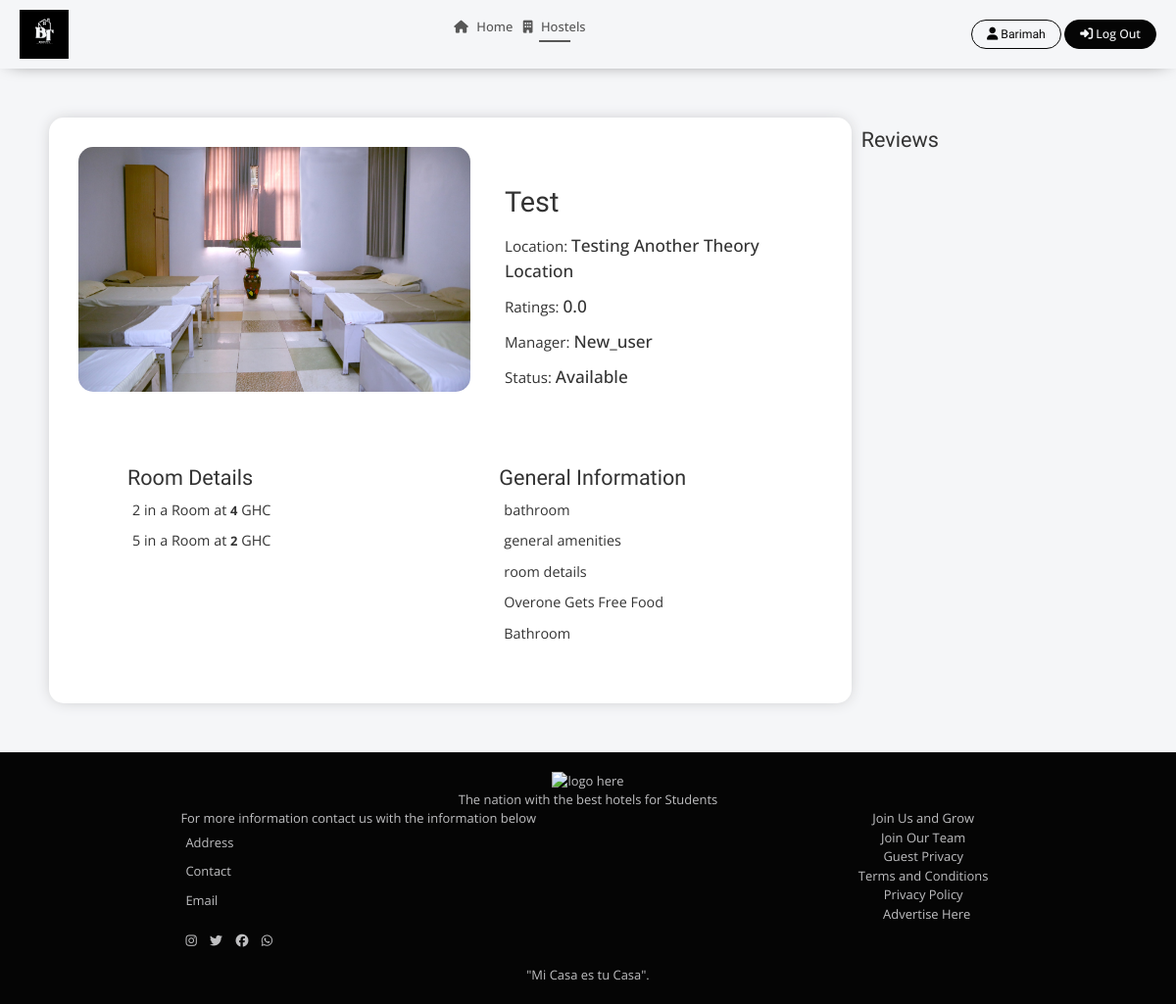
The app's page /hq/detail_hostel/2/ (signed in), older data.
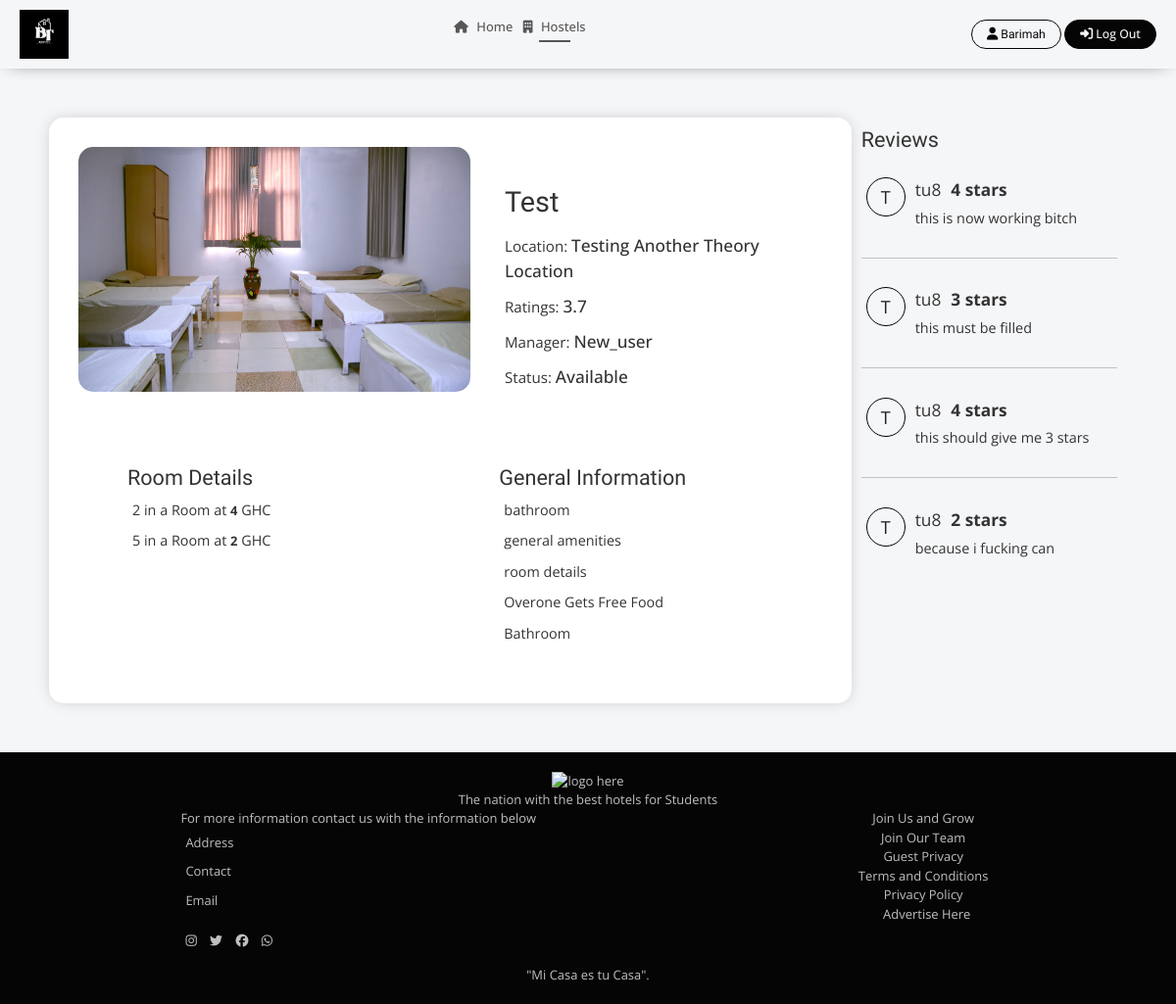
The same page, newer data.
### hq/models.py (models this page shows, shortened)
class Hostel(models.Model):
    name = models.CharField(max_length=50)
    location = models.CharField(max_length=50)
    status_choices = [('Available', 'Available'), ('Unavailable', 'Unavailable')]
    ratings = models.DecimalField(decimal_places=1, max_digits=10, blank=True, null=True)
    status = models.CharField(choices=status_choices, default="available", max_length=50)
    additional_details = models.JSONField(null=True, blank=True)
    room_details = models.JSONField(null=True, blank=True)
    image = models.ImageField(upload_to='media/', blank=True, null=True)
    manager = models.ForeignKey(Manager, on_delete=models.CASCADE, null=True, blank=True)
    category = models.ForeignKey(Category, on_delete=models.CASCADE, null=True, blank=True)

### managers/models.py (models this page shows)
class Manager(models.Model):
    user = models.ForeignKey(User, on_delete=models.CASCADE)
    def __str__(self):
        return self.user.username

### reviews/models.py (models this page shows)
class Reviews(models.Model):
    user = models.ForeignKey(User, on_delete=models.CASCADE, null=True, blank=True)
    hostel = models.ForeignKey(Hostel, on_delete=models.CASCADE, null=True, blank=True)
    review = models.TextField(blank=True, null=True)
    rating = models.IntegerField(blank=True, null=True)
    created_at = models.DateTimeField(auto_now_add=True)

### hq/views.py (the view)
# urls.py: path('detail_hostel/<int:id>/', detail_hostel, name="detail_hostel"),
def detail_hostel(request, id):
    template_name = 'hq/detail_hostel.html'
    hostel = Hostel.objects.get(id=id)
    hostel_name = slugify(hostel.name)  # Slugify the hostel name to replace spaces with hyphens
    manager = None
    try:
        if request.user.is_authenticated:
            manager = Manager.objects.get(user=request.user)
    except:
        pass
    reviews = Reviews.objects.filter(hostel=hostel).order_by('-created_at')
    room_image_urls = []
    for room in json.loads(hostel.room_details):
        room_number = room['number_in_room'] # Replace with your logic to get the room number
        image_directory = os.path.join(settings.MEDIA_ROOT, 'room_images', hostel_name, room_number)
        if os.path.exists(image_directory):
            for filename in os.listdir(image_directory):
                if filename.endswith(('.png', '.jpg', '.jpeg')):
                    room_image_urls.append(os.path.join(settings.MEDIA_URL, 'room_images', hostel_name, room_number, filename))
    print(room_image_urls)
    context = {
        'hostel': hostel,
        'room_images': room_image_urls,
        'paystack_public_key': settings.PAYSTACK_PUBLIC_KEY,
        'reviews': reviews,
        'manager': manager,
    }
    return render(request, template_name, context)

### templates/hq/detail_hostel.html (shortened to what this page needs)
{% extends "base.html" %} {% load static %} {% block active_hostel %} activated
{% endblock active_hostel %} {% block content %}
<link rel="stylesheet" href="{% static 'css/hq/detail_hostel.css' %}" />
<div class="hostel">
  <div class="section_one">
    {% if hostel.image %}
    <div class="img">
      <img src="{{ hostel.image.url }}" alt="hostel image here" />
    </div>
    {% else %}
    <div class='img'>
      <img src="https://images.unsplash.com/photo-1530631673369-bc20fdb32288?q=80&w=2080&auto=format&fit=crop&ixlib=rb-4.0.3&ixid=M3wxMjA3fDB8MHxwaG90by1wYWdlfHx8fGVufDB8fHx8fA%3D%3D" alt=' hoste image here' />
    </div>
    {% endif %}
    <div class="details">
      <ul class="list-inline">
        <li class="list-inline-item name"><span>{{ hostel.name }}</span></li>
        <li class="list-inline-item">
          Location: <span>{{ hostel.location }}</span>
        </li>
        <li class="list-inline-item">
          Ratings: <span>{{ hostel.ratings }}</span>
        </li>
        <li class="list-inline-item">
          Manager: <span>{{ hostel.manager }}</span>
        </li>
        <li class="list-inline-item">
          Status: <span>{{ hostel.status }}</span>
        </li>
      </ul>
    </div>
  </div>
  <div class="section">
    <div class="section1">
      <ul class="list-inline append_here">
        <span class="rooms-details">Room Details</span>
      </ul>
    </div>
    <div class="section2">
      <ul class="list-inline info">
        <span class="rooms-details">General Information</span>
      </ul>
    </div>
  </div>
</div>
{% if request.user.is_authenticated %}
<div class="ratings_n_reviews">
  <div class="review">
    <h3 class="section-title lobster-two-regular">Reviews</h3>
  <ul class='list-inline'>
  {% for review in reviews %}
    <li class='list-inline-item'>
      <div class="profile-pic"> {{ review.user.username|slice:":1" }}</div>
      <div class="grouped">
        <div class="name_and_rating">
          <span class="user-name">{{ review.user }}</span>
          {% if review.rating %}
          <span class="rating"> {{ review.rating }} stars </span>
          {% else %}
          <span class="rating"> 0 </span>
          {% endif %}
        </div>
        <span class="review-text">{{ review.review }}</span>
      </div>
    </li>
    <hr>
  {% endfor %}
  </ul>
</div>
{% endif %}
{% endblock content %}

### templates/base.html (shortened to what this page needs)
<html lang="en">
  {% load static %}
  <head>
    <link
      rel="stylesheet"
      href="https://cdn.jsdelivr.net/npm/bootstrap@5.3.2/dist/css/bootstrap.min.css"
    />
    <link rel="stylesheet" href="{% static 'css/base.css' %}" />
    <link
      rel="stylesheet"
      href="https://cdnjs.cloudflare.com/ajax/libs/font-awesome/6.6.0/css/all.min.css"
    />
  </head>
  <body>
    <nav>
      <div class="logo">
        <img src="{% static 'images/logo.svg' %}" alt="Logo Here" height='50px' width='auto'/>
      </div>
      <ul class="list-inline">
        <li class="list-inline-item">
          <a
            href="{% url 'landing_page' %}"
            class="nav-link {% block active %} {% endblock %}"
            ><i class="fa-solid fa-home"></i> Home</a
          >
        </li>
        <li class="list-inline-item">
          <a
            href="{% url 'read_hostels' %}"
            class="nav-link {% block active_hostel %} {% endblock %}"
            ><i class="fa-solid fa-building"></i> Hostels</a
          >
        </li>
      </ul>
      {% if request.user.is_authenticated %}
      <div class='authentication'>
      <button type="button" class="btn1">
        <a href="{% url 'dashboard' %}" class="nav-link" style='font-family: var(--font2); font-weight: 500;'
          ><i class="fa-solid fa-user"></i>  {{ request.user.username|capfirst }} </a
        >
      </button>
      <button type="button" class="btn2">
        <a href="{% url 'user_logout' %}" class="nav-link"
          ><i class="fa-solid fa-sign-in-alt"></i> Log Out</a
        >
      </button>
    </div>
      {% endif %}
    </nav>
    <main>{% block content %} {% endblock content %}</main>
    <footer>
      <div class="logo">
        <img src="#" alt="logo here" />
        <span class="logo-text"
          >The nation with the best hotels for Students</span
        >
      </div>
      <div class="middle-side">
        <div class="first-side">
          <span class="small-heading"
            >For more information contact us with the information below
          </span>
          <ul class="list-inline">
            <li class="list-inline-item">Address</li>
            <li class="list-inline-item">Contact</li>
            <li class="list-inline-item">Email</li>
          </ul>
          <ul class="list-inline">
            <li class="list-inline-item">
              <i class="fa-brands fa-instagram"></i>
            </li>
            <li class="list-inline-item">
              <i class="fa-brands fa-twitter"></i>
            </li>
            <li class="list-inline-item">
              <i class="fa-brands fa-facebook"></i>
            </li>
            <li class="list-inline-item">
              <i class="fa-brands fa-whatsapp"></i>
            </li>
          </ul>
        </div>
        <div class="second-side">
          <ul class="list-inline">
            <li class="list-inline-item">Join Us and Grow</li>
            <li class="list-inline-item">Join Our Team</li>
            <li class="list-inline-item">Guest Privacy</li>
            <li class="list-inline-item">Terms and Conditions</li>
            <li class="list-inline-item">Privacy Policy</li>
            <li class="list-inline-item">Advertise Here</li>
          </ul>
        </div>
      </div>
      <div class="small-quote">"Mi Casa es tu Casa".</div>
    </footer>
  </body>
</html>

### static/css/base.css (style rules this page uses)
body { background: var(--white); display: flex; flex-direction: column; position: absolute; top: 0; left: 0; font-family: var(--font1); overflow-x: hidden; }
nav { width: 100vw; display: flex; flex-direction: row; justify-content: space-between; padding: 10px 20px; box-shadow: 0px 0px 20px -10px var(--blue); align-items: center; }
nav .list-inline .list-inline-item a { font-weight: 500; color: var(--black3); }
nav .list-inline .list-inline-item i { margin-right: 5px; color: var(--black3); }
nav .authentication .btn1 { background: transparent; border: 1px solid var(--blue); color: var(--blue); padding: 5px 15px; border-radius: 15px; font-weight: 500; font-size: 0.85rem; }
nav .authentication .btn2 { background: var(--blue); border: 1px solid var(--blue); color: var(--white); padding: 5px 15px; border-radius: 15px; font-weight: 500; font-size: 0.85rem; }
main { margin: 50px; }
footer { background: var(--blue); padding: 20px; display: flex; flex-direction: column; color: var(--white2); }
footer .logo { display: flex; flex-direction: column; margin: 0 auto; align-items: center; }
footer .middle-side { display: flex; flex-direction: row; justify-content: space-around; }
footer .middle-side .first-side .list-inline .list-inline-item { margin: 5px; }
footer .middle-side .first-side .list-inline:nth-child(2) { display: flex; flex-direction: column; }
footer .middle-side .second-side .list-inline { display: flex; flex-direction: column; text-align: center; }
footer .small-quote { align-self: center; }
.activated { position: relative; }
.activated * { color: var(--black); }
.activated::before { content: ""; position: absolute; top: 125%; left: 50%; transform: translate(-50%, -50%); height: 2px; width: 50%; background: var(--black3); }

### static/css/config.css (style rules this page uses)
:root { --red: #c40e2d; --blue: #050505; --black: #050505; --black2: #333333; --black3: #575757; --green: #2c7a6c; --yellow: #edab18; --white: #f5f6f8; --white2: #bfbfc1; --font: "Playfair Display"; --font1: "Open Sans"; --font2: "Lobster Two"; }
* { scroll-behavior: smooth; }
body { scrollbar-width: thin; scrollbar-color: #c1c1c1 transparent; }
.lobster-two-regular { font-family: "Lobster Two", sans-serif; font-weight: 400; font-style: normal; }
* { font-size: 0.9rem; }

Row changes from the older to the newer data that the page shows:
changed Hostel "Test": ratings "0.0" → "3.7"
added Reviews: user.username "T", user "tu8", rating "4", review "this is now working bitch"
added Reviews: user.username "T", user "tu8", rating "3", review "this must be filled"
added Reviews: user.username "T", user "tu8", rating "4", review "this should give me 3 stars"
added Reviews: user.username "T", user "tu8", rating "2", review "because i fucking can"
